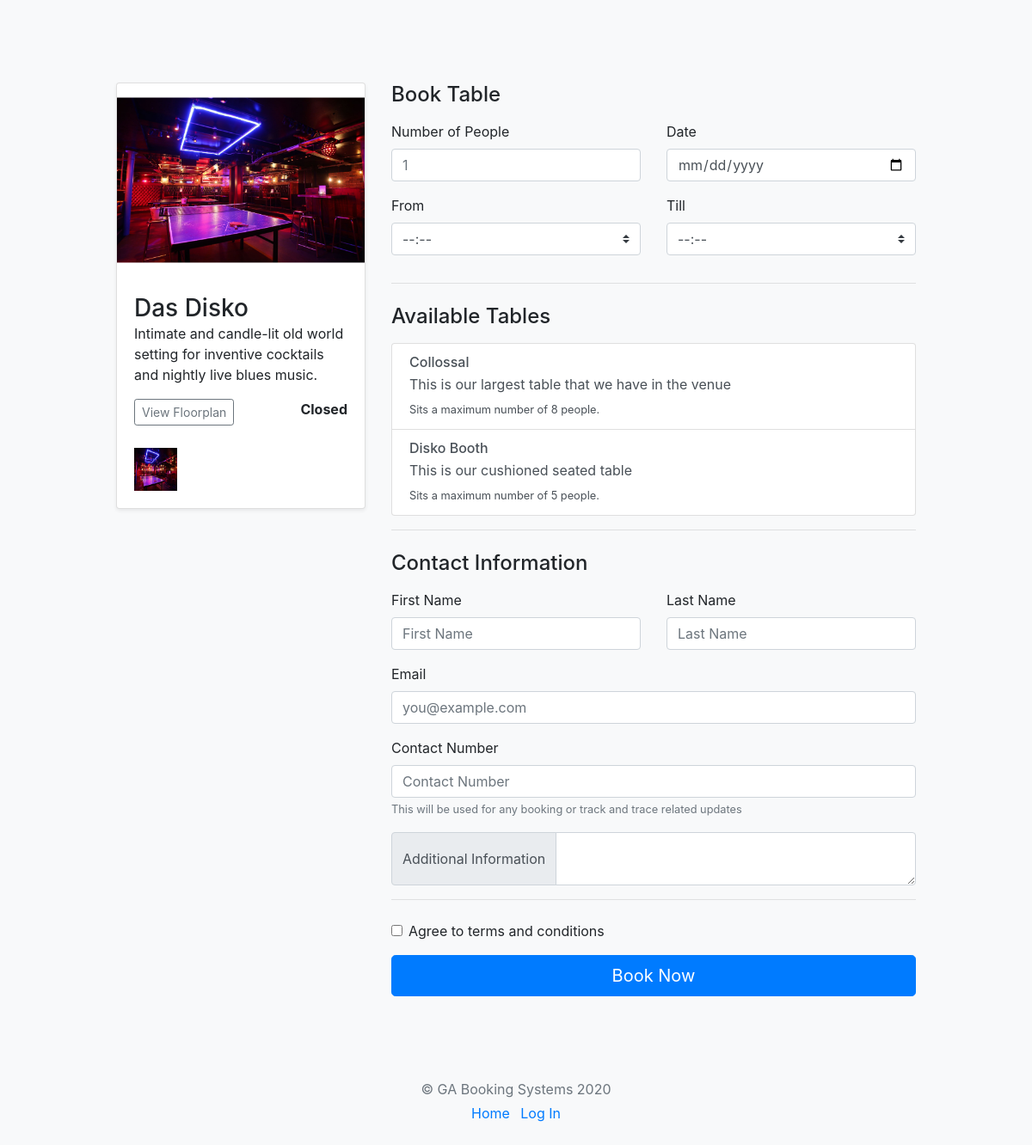
The app's page /site/table-booking.php?id=48 with its own data.
### tables this page shows
CREATE TABLE `pubs` (
  `id` int(11) NOT NULL,
  `user_id` int(11) NOT NULL,
  `company_name` varchar(255) DEFAULT NULL,
  `venue_type` varchar(255) DEFAULT NULL,
  `address_one` varchar(255) DEFAULT NULL,
  `address_two` varchar(255) DEFAULT NULL,
  `country` varchar(255) DEFAULT NULL,
  `city` varchar(255) DEFAULT NULL,
  `post_code` varchar(255) DEFAULT NULL,
  `description` text DEFAULT NULL,
  `booking_available` tinyint(1) DEFAULT NULL
);

CREATE TABLE `images` (
  `id` int(11) NOT NULL,
  `pub_id` int(11) NOT NULL,
  `image` varchar(255) DEFAULT NULL
);

CREATE TABLE `tables_list` (
  `id` int(11) NOT NULL,
  `pub_id` int(11) NOT NULL,
  `table_no` int(11) DEFAULT NULL,
  `table_name` varchar(255) DEFAULT NULL,
  `table_location` varchar(255) DEFAULT NULL,
  `capacity` int(11) DEFAULT NULL,
  `floor_plan` varchar(255) DEFAULT NULL,
  `description` text DEFAULT NULL
);

### site/table-booking.php (the view, shortened to what this page needs)
<!doctype html>
<html lang="en">
  <head>
    <link rel="stylesheet" href="https://cdn.jsdelivr.net/npm/bootstrap@4.5.3/dist/css/bootstrap.min.css">
    <link href="partner/form-validation.css" rel="stylesheet">
  </head>
  <body class="bg-light">
    <div class="container">
  <div class="py-5 text-center">
  </div>
  <?php
  include('php/database/connection.php');
  $pub_id = $_GET['id'];
  $sql = "SELECT * from pubs where id = '$pub_id'";
  $result = $conn->query($sql);
  $pub = $result->fetch_assoc();
  $current_time = date("g:i a");
  $current_time = date("H:i:s", strtotime($current_time));
  $timestamp = strtotime(date("Y-m-d"));
  $day = date('D', $timestamp);
  $pub_id = $pub['id'];
  $sql = "SELECT * FROM opening_hours WHERE pub_id = '$pub_id' and day = '$day'";
  $query = $conn->query($sql);
  $time = $query->fetch_assoc();
  $sql = "SELECT * from images where pub_id = '$pub_id'";
  $query = $conn->query($sql);
  $image = $query->fetch_assoc();
  if ($current_time >= $time['from_time'] && $current_time <= $time['to_time']) {
    $check_open = 'open';
    $ct = explode(":", $current_time);
    $tt = explode(":", $time['to_time']);
    $diff = $tt[0] - $ct[0];
    if($diff <= 2) {
      $check_open = 'closes_soon';
    }
  } else {
    $check_open = 'closed';
  }
  $isFloor = 0;
  $sql = "SELECT * from tables_list where pub_id = '$pub_id'";
  $result = $conn->query($sql);
  while ($row = $result->fetch_assoc()) {
    if($row['floor_plan'] != '') {
      $isFloor = 1;
    }
  }
  ?>
  <div class="row">
    <div class="col-md-4">
      <div class="card mb-4 shadow-sm">
        <svg class="bd-placeholder-img card-img-top" width="100%" height="225" xmlns="http://www.w3.org/2000/svg" preserveAspectRatio="xMidYMid slice" focusable="false" role="img" aria-label="Placeholder: Thumbnail"><image href="uploads/<?php echo $image['image'];?>" width="100%" height="100%" /></svg>
        <div class="card-body">
          <h3 class="mb-0"><?php echo $pub['company_name']; ?></h3>
          <p class="card-text"><?php echo $pub['description']; ?></p>
          <div class="d-flex justify-content-between align-items-center">
            <div class="btn-group">
              <?php
                if($isFloor == 0) {
                  echo 'Company has not uploaded any floor plan.';
                } else {
                  echo '<button type="button" class="btn btn-sm btn-outline-secondary" data-toggle="modal" data-target=".bs-example-modal-lg">View Floorplan</button>';
                }
              ?>
            </div>
            <?php
              if($check_open == 'open') {
                echo '<strong class="d-inline-block mb-2 text-success">Open</strong>';
              } elseif($check_open == 'closes_soon') {
                echo '<strong class="d-inline-block mb-2 text-closes-soon">Closes Soon</strong>';
              } else {
                echo '<strong class="d-inline-block mb-2 text-closed">Closed</strong>';
              }
            ?>
          </div>
          <div class="row" style="margin-top: 25px;">
            <?php
              $sql = "SELECT * from images where pub_id = '$pub_id'";
              $query = $conn->query($sql);
              while($img = $query->fetch_assoc()) {
            ?>
            <div class="col">
              <a href="uploads/<?php echo $img['image']; ?>">
                <img src="uploads/<?php echo $img['image']; ?>" style="height: 50px; width: 50px;">
              </a>
            </div>
            <?php } ?>
          </div>
        </div>
      </div>
    </div>
    <div class="col-md-8 order-md-1">
      <h4 class="mb-3">Book Table</h4>
      <form class="needs-validation" method="post" action="table-booking.php?id=<?php echo $_GET['id']; ?>" novalidate>
        <div class="row">
          <div class="col-md-6 mb-3">
            <label for="numberOfPeople">Number of People</label>
            <input type="number" name="no_of_people" class="form-control" id="numberOfPeople" placeholder="1" required value="<?php if (isset($_POST['no_of_people'])) {
              echo $_POST['no_of_people'];
            }?>">
          </div>
          <div class="col-md-6 mb-3">
            <label for="venue">Date</label>
            <input type="date" name="date" class="form-control" id="date" placeholder="DD/MM/YYYY" required value="<?php if (isset($_POST['date'])) {
              echo $_POST['date'];
            }?>">
          </div>
        </div>
        <div class="row">
          <div class="col-md-6 mb-3">
            <label for="from">From</label>
            <select name="from_time" class="custom-select" required>
                <option value="">--:--</option>
            </select>
          </div>
          <div class="col-md-6 mb-3">
            <label for="till">Till</label>
            <select name="to_time" class="custom-select" required>
                <option value="">--:--</option>
            </select>
          </div>
        </div>
        <hr class="mb-4">
        <h4 class="mb-3">Available Tables</h4>
        <div class="list-group">
          <?php
            $sql = "SELECT * from tables_list where pub_id = '$pub_id'";
            $result = $conn->query($sql);
            while($row = $result->fetch_assoc()) {
          ?>
          <a id="table_<?php echo $row['id']; ?>" class="list-group-item list-group-item-action flex-column align-items-start" onClick="reply_click(<?php echo $row['id']; ?>);" style="cursor: pointer;">
            <div class="d-flex w-100 justify-content-between">
              <h6 class="mb-1"><?php echo $row['table_name']; ?></h6>
            </div>
            <p class="mb-1"><?php echo $row['description']; ?></p>
            <small>Sits a maximum number of <?php echo $row['capacity']; ?> people.</small>
          </a>
          <?php } ?>
        </div>
        <hr class="mb-4">
        <h4 class="mb-3">Contact Information</h4>
          <div class="row">
            <div class="col-md-6 mb-3">
              <label for="firstname">First Name</label>
              <input type="input" name="first_name" class="form-control" id="firstname" placeholder="First Name" required value="<?php if (isset($_POST['first_name'])) {
                echo $_POST['first_name'];
              }?>">
            </div>
            <div class="col-md-6 mb-3">
              <label for="firstname">Last Name</label>
              <input type="input" name="last_name" class="form-control" id="lastname" placeholder="Last Name" required value="<?php if (isset($_POST['last_name'])) {
                echo $_POST['last_name'];
              }?>">
            </div>
          </div>
          <div class="mb-3">
            <label for="email">Email</label>
            <input type="email" name="email" class="form-control" id="email" placeholder="you@example.com" required value="<?php if (isset($_POST['email'])) {
              echo $_POST['email'];
            }?>">
          </div>
          <div class="mb-3">
            <label for="number">Contact Number</label>
            <input maxlength="11" name="contact_number" type="text" class="form-control" id="number" placeholder="Contact Number" required value="<?php if (isset($_POST['contact_number'])) {
              echo $_POST['contact_number'];
            }?>">
            <small class="text-muted">This will be used for any booking or track and trace related updates</small>
          </div>
        <div class="input-group">
          <div class="input-group-prepend">
            <span class="input-group-text">Additional Information</span>
          </div>
          <textarea name="additional_information" class="form-control" aria-label="With textarea">
            <?php if (isset($_POST['additional_information'])) {
              echo $_POST['additional_information'];
            }?>
          </textarea>
        </div>
        <hr class="mb-4">
        <div class="form-group">
          <div class="form-check">
            <input class="form-check-input" type="checkbox" value="" id="invalidCheck3" required>
            <label class="form-check-label" for="invalidCheck3">
              Agree to terms and conditions
            </label>
          </div>
        </div>
        <button class="btn btn-primary btn-lg btn-block" type="submit">Book Now</button>
      </form>
    </div>
  </div>
  <footer class="my-5 pt-5 text-muted text-center text-small">
    <p class="mb-1">&copy; GA Booking Systems 2020</p>
    <ul class="list-inline">
      <li class="list-inline-item"><a href="index.html">Home</a></li>
      <li class="list-inline-item"><a href="partner-login.html">Log In</a></li>
    </ul>
  </footer>
</div>
</body>
</html>

### site/partner/form-validation.css (style rules this page uses)
.container { max-width: 960px; }

### site/table-booking.php (style rules this page uses)
.bd-placeholder-img { font-size: 1.125rem; text-anchor: middle; -webkit-user-select: none; -moz-user-select: none; -ms-user-select: none; user-select: none; }

### records on screen
pubs: company_name "Das Disko", description "Intimate and candle-lit old world setting for inventive cocktails and nightly live blues music."
images: image (picture)
tables_list: table_name "Collossal", description "This is our largest table that we have in the venue", capacity "8"
tables_list: table_name "Disko Booth", description "This is our cushioned seated table", capacity "5"
